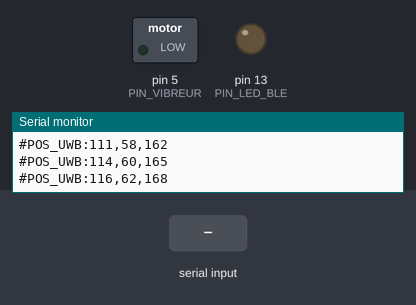
Bench run of a sketch on a simulated Arduino Uno, built with avr-gcc and run on an emulated ATmega328P. On the bench: switched loads named in the sketch (green lamp = pin HIGH), output pins drawn as LEDs (lit = HIGH), the last lines printed to the serial monitor. The test bench sets the inputs (shaded band).

Above: at 1.5 s.
1.6 s: "#TARGET:\n" received over Serial
At 2.3 s:
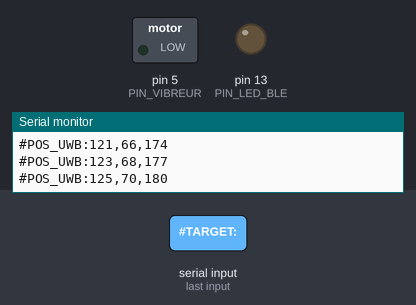
3.2 s: "#VIB_INT:90\n" received over Serial
At 3.7 s:
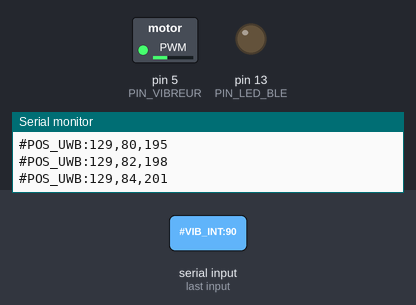
4.8 s: "#TARGET:90\n" received over Serial
At 4.97 s:
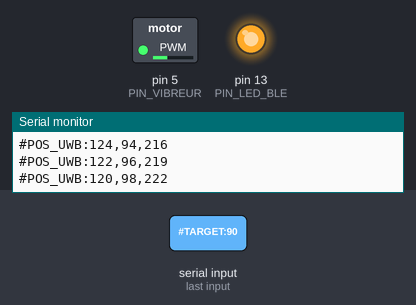
6.5 s: "#VIB_INT:\n" received over Serial
At 7.3 s:
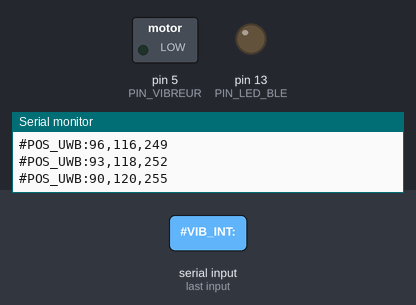
Timing chart, 0 to 9.1 s (numbered marks = the images above; inputs shaded):
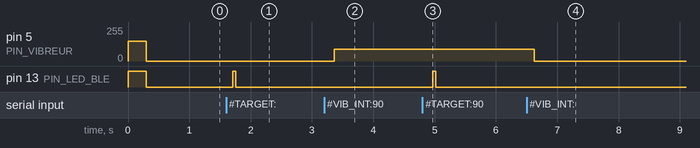

Measured:
- after the input at 1.6 s, pin 13 (PIN_LED_BLE): LOW → HIGH after 0.11 s, → LOW 0.05 s later
- after the input at 3.2 s, pin 5 (PIN_VIBREUR): 0/255 → 90/255 after 0.16 s
- after the input at 4.8 s, pin 13 (PIN_LED_BLE): LOW → HIGH after 0.17 s, → LOW 0.05 s later
- after the input at 6.5 s, pin 5 (PIN_VIBREUR): 90/255 → 0/255 after 0.13 s

The sketch:

escablind_beacon.ino
```cpp
/*
 * EscaBlind - Firmware Arduino
 *
 * Ce code gère :
 *   1. La lecture des coordonnées 3D du tag UWB Pozyx (x, y, z en cm).
 *   2. La transmission des coordonnées à l'application mobile via le module BLE (HM-10 / ESP32).
 *   3. La réception des consignes d'intensité de vibration (#VIB_INT:<0-255>) envoyées par l'app.
 *   4. La commande PWM d'un vibreur haptique connecté sur la carte Arduino.
 *
 * Matériel :
 *   - Carte Arduino Uno / ESP32
 *   - Shield / Module UWB Pozyx
 *   - Module Bluetooth BLE (HM-10 / BLE 4.2+)
 *   - Vibreur haptique (Pin PWM 5)
 */

#include <Arduino.h>

// ============================================================
// Broches & Configuration
// ============================================================
const int PIN_VIBREUR     = 5;    // Pin PWM pour contrôle de l'intensité du vibreur
const int PIN_LED_BLE     = 13;   // Témoin LED de connexion/activité

const long BAUD_RATE      = 115200;
const int LOOP_DELAY_MS   = 200;  // Période d'échantillonnage (5 Hz)

// ============================================================
// Variables de position UWB Pozyx
// ============================================================
int positionX = 120;  // cm
int positionY = 80;   // cm
int positionZ = 50;   // cm

int vibrationIntensity = 0; // 0 à 255 (PWM)

// ============================================================
// Prototypes
// ============================================================
void lirePositionPozyxUWB();
void envoyerPositionUWB();
void traiterCommandesEntrantes();
void appliquerVibration(int intensite);

// ============================================================
// Setup
// ============================================================
void setup() {
  Serial.begin(BAUD_RATE);

  pinMode(PIN_VIBREUR, OUTPUT);
  pinMode(PIN_LED_BLE, OUTPUT);

  // Test du vibreur au démarrage (bref retour haptique)
  analogWrite(PIN_VIBREUR, 150);
  digitalWrite(PIN_LED_BLE, HIGH);
  delay(300);
  analogWrite(PIN_VIBREUR, 0);
  digitalWrite(PIN_LED_BLE, LOW);

  Serial.println("#STAT:ESCABLIND_POZYX_READY");
}

// ============================================================
// Boucle principale
// ============================================================
void loop() {
  // 1. Lecture des coordonnées 3D via les balises UWB Pozyx
  lirePositionPozyxUWB();

  // 2. Envoi de la position à l'application Flutter via BLE
  envoyerPositionUWB();

  // 3. Lecture et exécution des commandes reçues depuis l'application
  traiterCommandesEntrantes();

  // 4. Mise à jour de l'intensité du vibreur haptique
  appliquerVibration(vibrationIntensity);

  delay(LOOP_DELAY_MS);
}

// ============================================================
// Lecture de la position UWB Pozyx (Simulation/API)
// ============================================================
void lirePositionPozyxUWB() {
  /*
   * En condition réelle, on utilise la bibliothèque Pozyx :
   * Pozyx.getCoordinates(&coordinates)
   *
   * Ici, on simule une progression progressive du grimpeur
   * le long de la voie d'escalade.
   */
  static int step = 0;
  step++;

  // Trajectoire simulée en 3D
  positionX = 100 + (int)(30 * sin(step * 0.1));
  positionY = 50 + step * 2;
  positionZ = 150 + step * 3;

  if (positionZ > 400) {
    step = 0; // Réinitialisation au départ de la voie
  }
}

// ============================================================
// Transmission de la position UWB via BLE
// ============================================================
void envoyerPositionUWB() {
  Serial.print("#POS_UWB:");
  Serial.print(positionX);
  Serial.print(",");
  Serial.print(positionY);
  Serial.print(",");
  Serial.println(positionZ);
}

// ============================================================
// Traitement des consignes envoyées par l'app Flutter
// Format : #VIB_INT:<0-255>
// ============================================================
void traiterCommandesEntrantes() {
  while (Serial.available() > 0) {
    String cmd = Serial.readStringUntil('\n');
    cmd.trim();

    if (cmd.startsWith("#VIB_INT:")) {
      int val = cmd.substring(9).toInt();
      vibrationIntensity = constrain(val, 0, 255);
    } else if (cmd.startsWith("#TARGET:")) {
      // Notification de nouvelle cible enregistrée
      digitalWrite(PIN_LED_BLE, HIGH);
      delay(50);
      digitalWrite(PIN_LED_BLE, LOW);
    }
  }
}

// ============================================================
// Contrôle de l'intensité PWM du vibreur haptique
// ============================================================
void appliquerVibration(int intensite) {
  analogWrite(PIN_VIBREUR, intensite);
}
```
